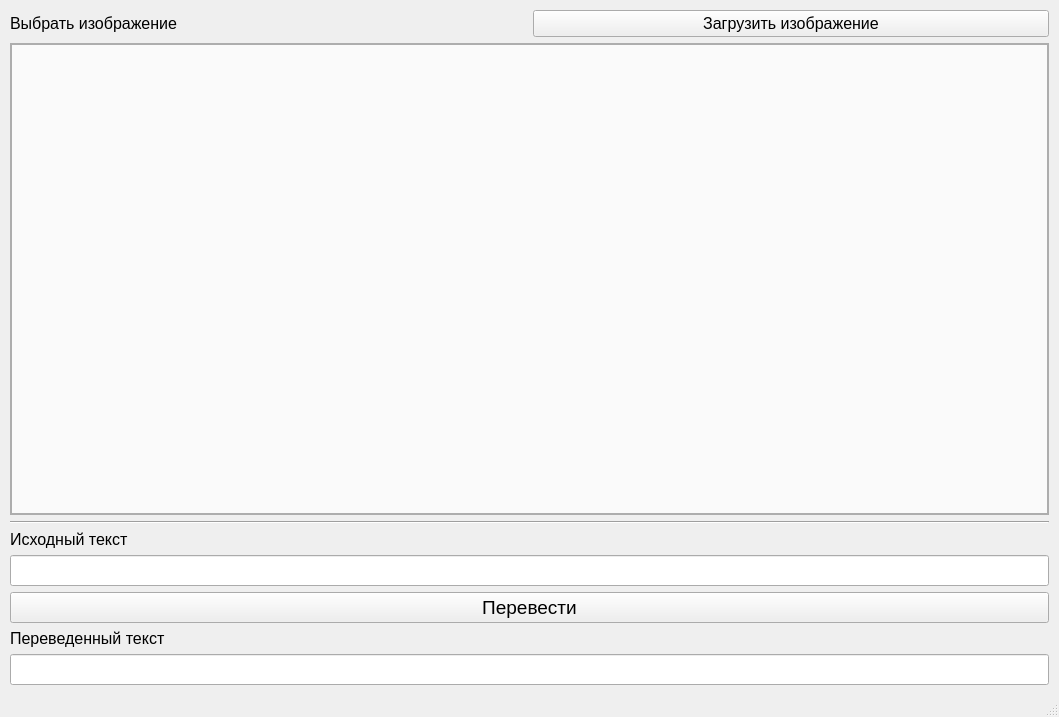
<?xml version="1.0" encoding="UTF-8"?>
<ui version="4.0">
 <class>MainWindow</class>
 <widget class="QMainWindow" name="MainWindow">
  <property name="geometry">
   <rect>
    <x>0</x>
    <y>0</y>
    <width>1059</width>
    <height>717</height>
   </rect>
  </property>
  <property name="windowTitle">
   <string>Переводчик</string>
  </property>
  <widget class="QWidget" name="centralwidget">
   <layout class="QVBoxLayout" name="verticalLayout_3" stretch="0,1,0,0,0,0,0,0">
    <property name="leftMargin">
     <number>10</number>
    </property>
    <property name="topMargin">
     <number>10</number>
    </property>
    <property name="rightMargin">
     <number>10</number>
    </property>
    <property name="bottomMargin">
     <number>10</number>
    </property>
    <item>
     <layout class="QHBoxLayout" name="horizontalLayout">
      <item>
       <widget class="QLabel" name="label_3">
        <property name="font">
         <font>
          <pointsize>12</pointsize>
         </font>
        </property>
        <property name="text">
         <string>Выбрать изображение</string>
        </property>
       </widget>
      </item>
      <item>
       <widget class="QPushButton" name="image_load_button">
        <property name="font">
         <font>
          <pointsize>12</pointsize>
         </font>
        </property>
        <property name="text">
         <string>Загрузить изображение</string>
        </property>
       </widget>
      </item>
     </layout>
    </item>
    <item>
     <widget class="QLabel" name="picture">
      <property name="autoFillBackground">
       <bool>false</bool>
      </property>
      <property name="styleSheet">
       <string notr="true">background: rgb(250, 250, 250);
border: 2px solid rgb(173, 173, 173)</string>
      </property>
      <property name="text">
       <string/>
      </property>
     </widget>
    </item>
    <item>
     <widget class="Line" name="line">
      <property name="orientation">
       <enum>Qt::Horizontal</enum>
      </property>
     </widget>
    </item>
    <item>
     <widget class="QLabel" name="label">
      <property name="font">
       <font>
        <pointsize>12</pointsize>
       </font>
      </property>
      <property name="text">
       <string>Исходный текст</string>
      </property>
     </widget>
    </item>
    <item>
     <widget class="QLineEdit" name="source_text_line">
      <property name="font">
       <font>
        <pointsize>14</pointsize>
       </font>
      </property>
     </widget>
    </item>
    <item>
     <widget class="QPushButton" name="translate_button">
      <property name="font">
       <font>
        <pointsize>14</pointsize>
       </font>
      </property>
      <property name="text">
       <string>Перевести</string>
      </property>
     </widget>
    </item>
    <item>
     <widget class="QLabel" name="label_2">
      <property name="font">
       <font>
        <pointsize>12</pointsize>
       </font>
      </property>
      <property name="lineWidth">
       <number>1</number>
      </property>
      <property name="text">
       <string>Переведенный текст</string>
      </property>
      <property name="textFormat">
       <enum>Qt::PlainText</enum>
      </property>
     </widget>
    </item>
    <item>
     <widget class="QLineEdit" name="translated_text_line">
      <property name="font">
       <font>
        <pointsize>14</pointsize>
       </font>
      </property>
     </widget>
    </item>
   </layout>
  </widget>
  <widget class="QMenuBar" name="menubar">
   <property name="geometry">
    <rect>
     <x>0</x>
     <y>0</y>
     <width>1059</width>
     <height>27</height>
    </rect>
   </property>
  </widget>
  <widget class="QStatusBar" name="statusbar"/>
 </widget>
 <resources/>
 <connections/>
</ui>
